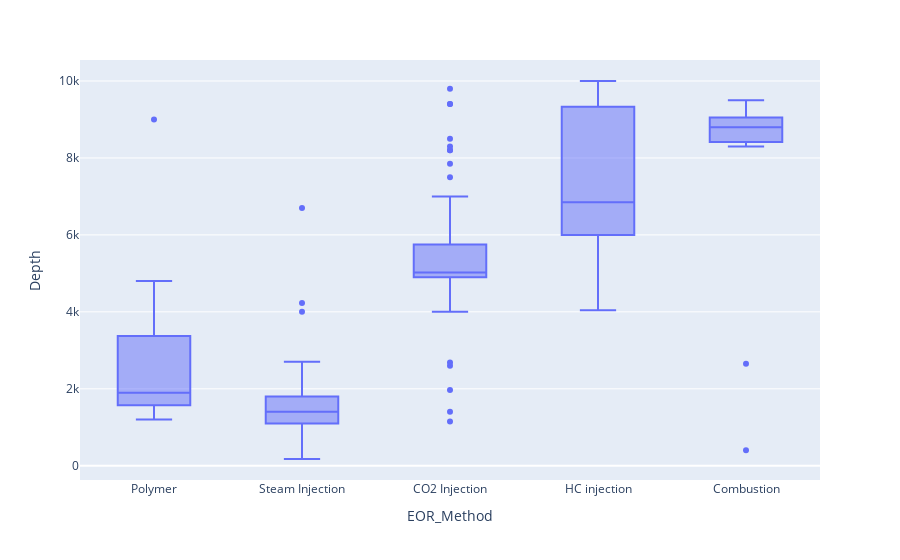

The notebook cell this image was saved under:
### Code cell
px.box(data, x="EOR_Method", y="Depth")

### Figure 1 — Plotly figure (JSON) as saved in the notebook; plotly's stock layout.template omitted (floating-point values rounded to 4 significant figures; data arrays with more than 128 entries replaced by an {"elided": "..."} marker saying what was removed)
{"data": [{"alignmentgroup": "True", "hovertemplate": "EOR_Method=%{x}<br>Depth=%{y}<extra></extra>", "legendgroup": "", "marker": {"color": "#636efa"}, "name": "", "notched": false, "offsetgroup": "", "orientation": "v", "showlegend": false, "type": "box", "x": {"elided": "203 str values"}, "x0": " ", "xaxis": "x", "y": {"elided": "203 float values"}, "y0": " ", "yaxis": "y"}], "layout": {"boxmode": "group", "legend": {"tracegroupgap": 0}, "margin": {"t": 60}, "xaxis": {"anchor": "y", "domain": [0, 1], "title": {"text": "EOR_Method"}}, "yaxis": {"anchor": "x", "domain": [0, 1], "title": {"text": "Depth"}}}}
